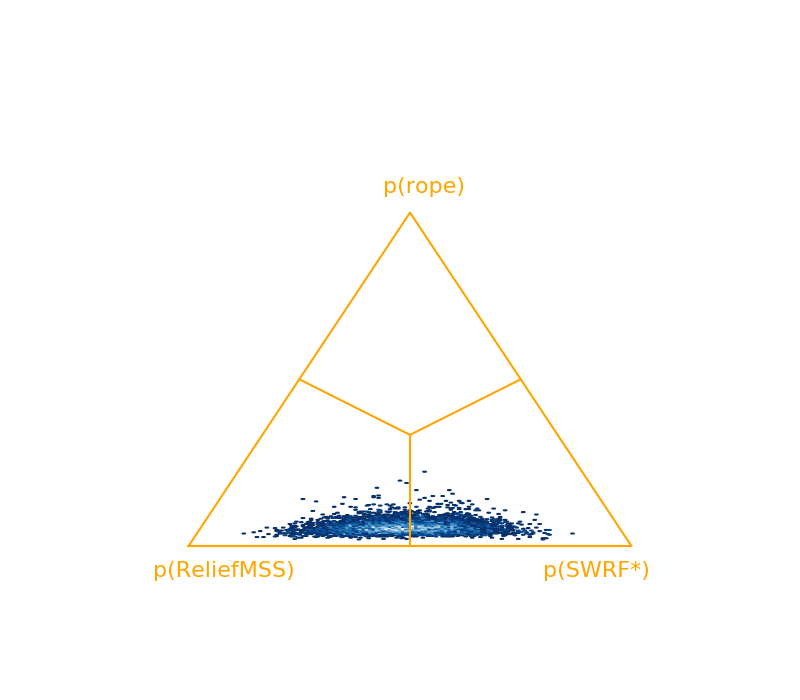
%> input picture implementations-final/evaluation_results/simplices_final_eval/comp_1.png, 800 x 700 px, given in place of 1.png, which was not available
$ octave make.m   (GNU Octave 9; MATLAB toolbox functions it lacks are replaced by stand-ins)
%> lines starting %> are read from the running program, lines starting %| are printed output that depends on the picture; pictures that were not available may be replaced by others from this repository, and a replacement may not be noted
I1 = imread('1.png');
%> I1 is the input picture: size 700x800x3 uint8; mean R, G, B 252.4, 252.2, 251.4
I2 = imread('2.png');
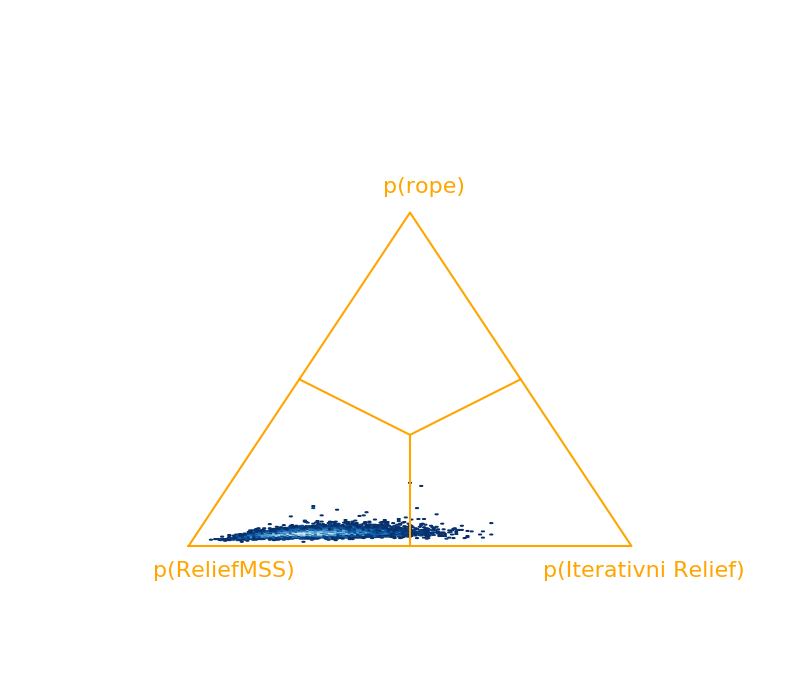
%> input picture implementations-final/evaluation_results/simplices_final_eval/2.png, 800 x 700 px
%> I2 is the input picture: size 700x800x3 uint8; mean R, G, B 253.5, 253, 251.8
I3 = imread('3.png');
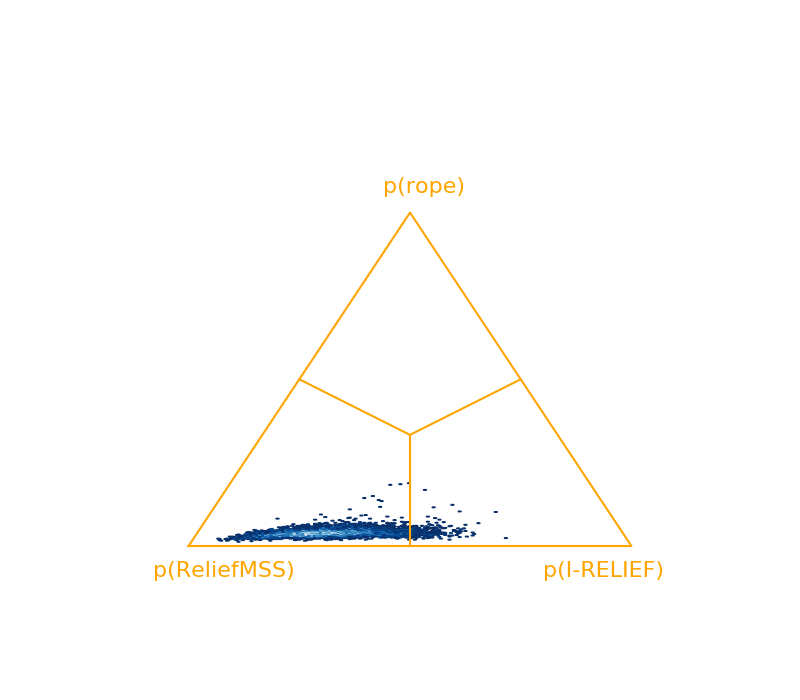
%> input picture implementations-final/evaluation_results/simplices_final_eval/3.png, 800 x 700 px
%> I3 is the input picture: size 700x800x3 uint8; mean R, G, B 253.5, 253, 251.9
I4 = imread('4.png');
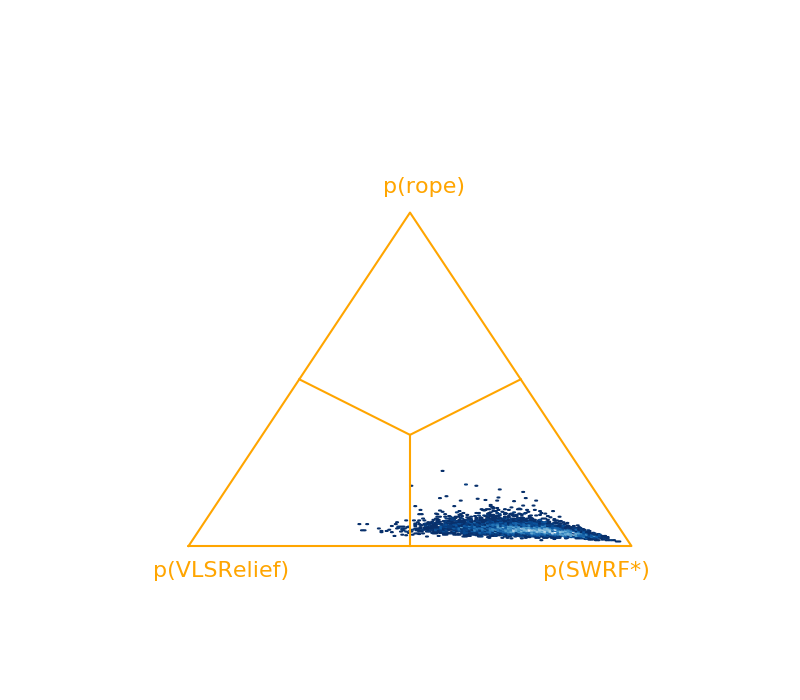
%> input picture implementations-final/evaluation_results/simplices_final_eval/4.png, 800 x 700 px
%> I4 is the input picture: size 700x800x3 uint8; mean R, G, B 253.2, 252.8, 251.8
I5 = imread('5.png');
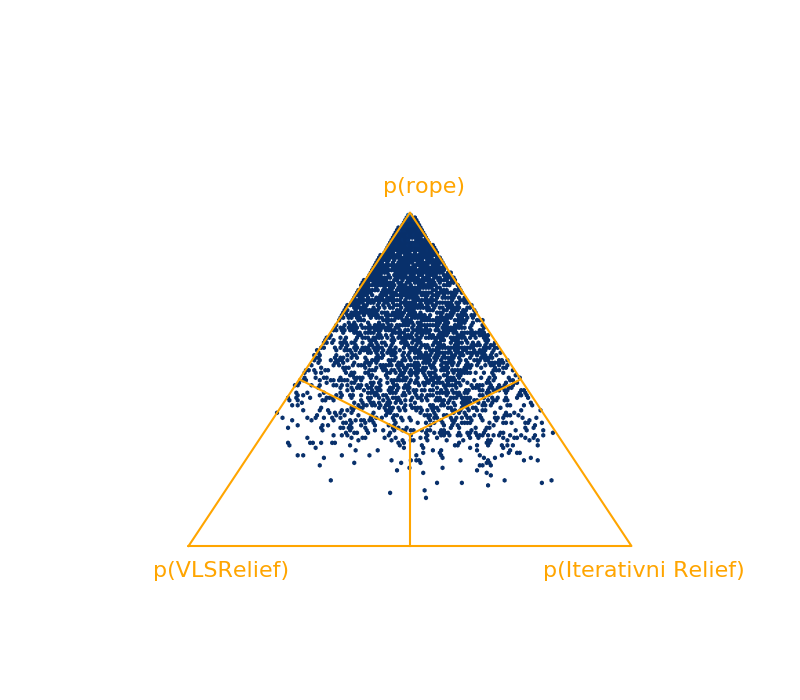
%> input picture implementations-final/evaluation_results/simplices_final_eval/5.png, 800 x 700 px
%> I5 is the input picture: size 700x800x3 uint8; mean R, G, B 245, 245.8, 246.6
I6 = imread('6.png');
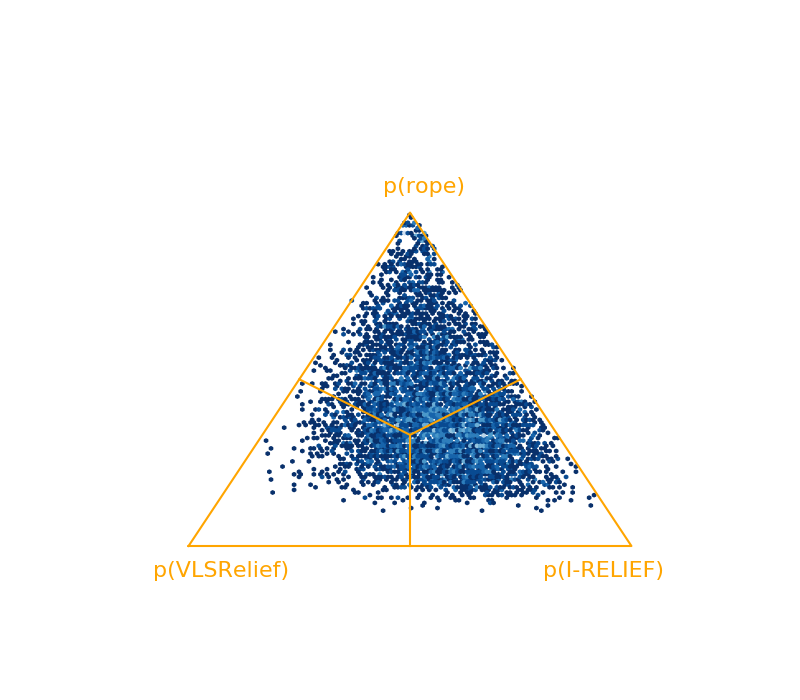
%> input picture implementations-final/evaluation_results/simplices_final_eval/6.png, 800 x 700 px
%> I6 is the input picture: size 700x800x3 uint8; mean R, G, B 240.2, 242.7, 245.1
I7 = imread('7.png');
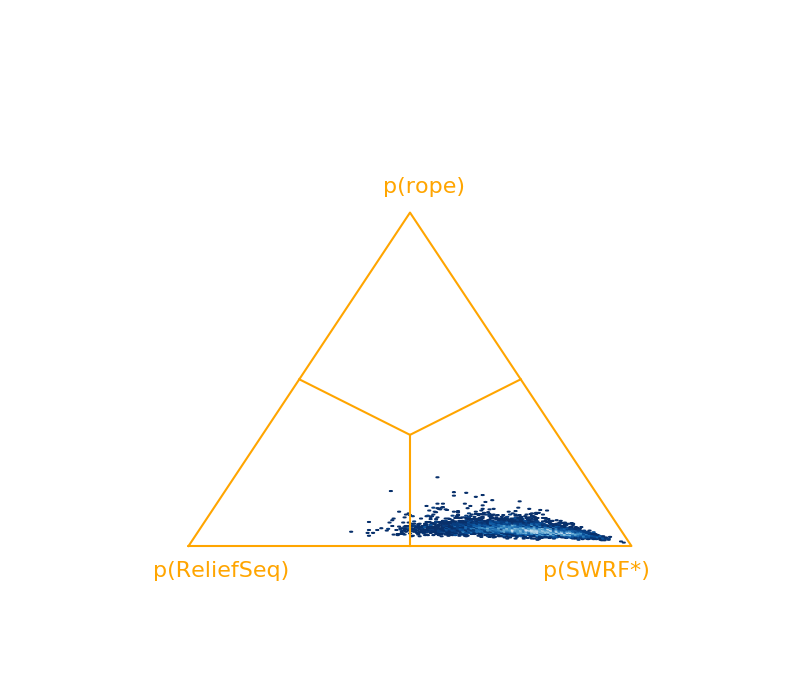
%> input picture implementations-final/evaluation_results/simplices_final_eval/7.png, 800 x 700 px
%> I7 is the input picture: size 700x800x3 uint8; mean R, G, B 253.2, 252.8, 251.8
%> (the run ends here)
